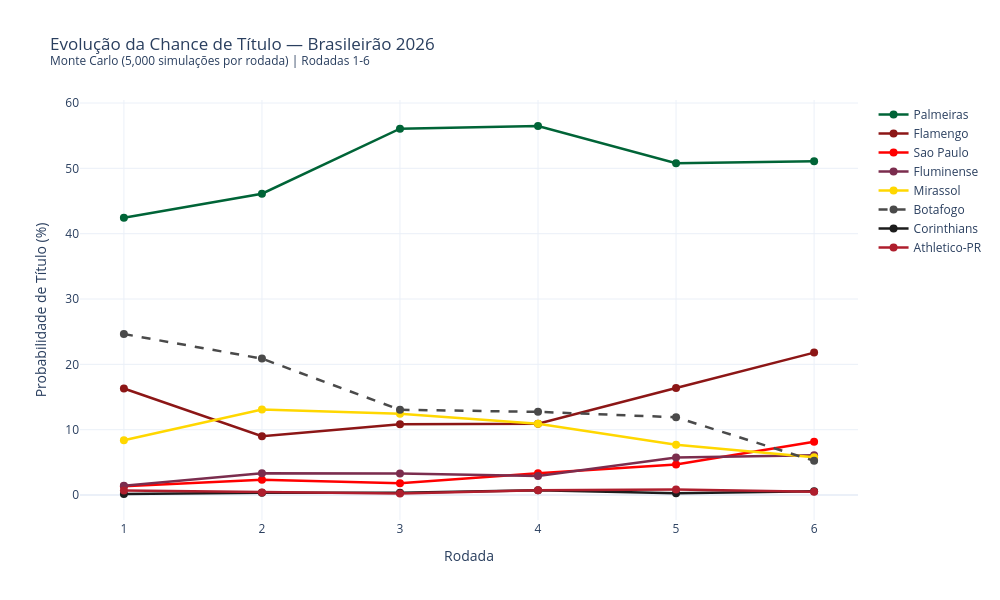

The code cell stored with this chart in its notebook:
### Code cell
# === GRÁFICO 1: EVOLUÇÃO DA CHANCE DE TÍTULO ===

# Top times com chance de título
top_titulo = sorted(times_2026, key=lambda t: evolucao[t]['titulo'][-1], reverse=True)[:8]
top_titulo = [t for t in top_titulo if evolucao[t]['titulo'][-1] > 0.5]

cores_times = {
    'Palmeiras': '#006437', 'Flamengo': '#8C1616', 'Sao Paulo': '#FF0000',
    'Corinthians': '#1C1C1C', 'Botafogo': '#4A4A4A', 'Fluminense': '#7B2D4E',
    'Atletico-MG': '#2E2E2E', 'Internacional': '#E30613', 'Gremio': '#0A6AB6',
    'Cruzeiro': '#003DA5', 'Santos': '#6B6B6B', 'Vasco': '#333333',
    'Bahia': '#004A99', 'Athletico-PR': '#AF1E2D', 'Mirassol': '#FFD700',
    'Coritiba': '#006631', 'Bragantino': '#B22222', 'Vitoria': '#FF4500',
    'Chapecoense': '#006633', 'Remo': '#003DA5',
}

# Padrões de linha para times com cores similares
dash_times = {
    'Corinthians': 'solid', 'Botafogo': 'dash', 'Santos': 'dot', 'Vasco': 'dashdot',
    'Atletico-MG': 'longdash',
}

fig_tit = go.Figure()
for time in top_titulo:
    fig_tit.add_trace(go.Scatter(
        x=rodadas_simuladas,
        y=evolucao[time]['titulo'],
        mode='lines+markers',
        name=time,
        line=dict(color=cores_times.get(time, '#888'), width=2.5,
                  dash=dash_times.get(time, 'solid')),
        marker=dict(size=8),
        hovertemplate=f'{time}<br>Rodada %{{x}}<br>Chance título: %{{y:.1f}}%<extra></extra>'
    ))

fig_tit.update_layout(
    title=f'Evolução da Chance de Título — Brasileirão 2026<br>'
          f'<sup>Monte Carlo ({N_SIMULACOES:,} simulações por rodada) | Rodadas 1-{rodada_max}</sup>',
    xaxis_title='Rodada',
    yaxis_title='Probabilidade de Título (%)',
    template='plotly_white',
    width=1000, height=600,
    xaxis=dict(dtick=1),
    hovermode='x unified',
    legend=dict(x=1.02, y=1)
)

fig_tit.show()
path = '../charts/evolucao_titulo.html'
fig_tit.write_html(path, include_plotlyjs='cdn')

# Adiciona descrição estatística
_desc = "Série temporal da probabilidade de título via simulação Monte Carlo, evidenciando a convergência ou divergência das chances ao longo das rodadas."
with open(path) as f:
    html = f.read()
html = html.replace('<div>', f'<p style="text-align:center;color:#666;font-size:13px;font-family:sans-serif;margin:8px 0 0 0;">{_desc}</p>\n<div>', 1)
with open(path, 'w') as f:
    f.write(html)

print('Gráfico exportado: charts/evolucao_titulo.html')

### Figure 1 — Plotly figure (JSON) as saved in the notebook; plotly's stock layout.template omitted (floating-point values rounded to 4 significant figures)
{"data": [{"hovertemplate": "Palmeiras<br>Rodada %{x}<br>Chance título: %{y:.1f}%<extra></extra>", "line": {"color": "#006437", "dash": "solid", "width": 2.5}, "marker": {"size": 8}, "mode": "lines+markers", "name": "Palmeiras", "type": "scatter", "x": [1, 2, 3, 4, 5, 6], "y": [42.44, 46.12, 56.06, 56.48, 50.78, 51.08]}, {"hovertemplate": "Flamengo<br>Rodada %{x}<br>Chance título: %{y:.1f}%<extra></extra>", "line": {"color": "#8C1616", "dash": "solid", "width": 2.5}, "marker": {"size": 8}, "mode": "lines+markers", "name": "Flamengo", "type": "scatter", "x": [1, 2, 3, 4, 5, 6], "y": [16.3, 9.0, 10.84, 10.9, 16.38, 21.8]}, {"hovertemplate": "Sao Paulo<br>Rodada %{x}<br>Chance título: %{y:.1f}%<extra></extra>", "line": {"color": "#FF0000", "dash": "solid", "width": 2.5}, "marker": {"size": 8}, "mode": "lines+markers", "name": "Sao Paulo", "type": "scatter", "x": [1, 2, 3, 4, 5, 6], "y": [1.34, 2.34, 1.82, 3.34, 4.66, 8.16]}, {"hovertemplate": "Fluminense<br>Rodada %{x}<br>Chance título: %{y:.1f}%<extra></extra>", "line": {"color": "#7B2D4E", "dash": "solid", "width": 2.5}, "marker": {"size": 8}, "mode": "lines+markers", "name": "Fluminense", "type": "scatter", "x": [1, 2, 3, 4, 5, 6], "y": [1.44, 3.32, 3.28, 2.92, 5.76, 6.1]}, {"hovertemplate": "Mirassol<br>Rodada %{x}<br>Chance título: %{y:.1f}%<extra></extra>", "line": {"color": "#FFD700", "dash": "solid", "width": 2.5}, "marker": {"size": 8}, "mode": "lines+markers", "name": "Mirassol", "type": "scatter", "x": [1, 2, 3, 4, 5, 6], "y": [8.38, 13.1, 12.44, 10.92, 7.7, 5.78]}, {"hovertemplate": "Botafogo<br>Rodada %{x}<br>Chance título: %{y:.1f}%<extra></extra>", "line": {"color": "#4A4A4A", "dash": "dash", "width": 2.5}, "marker": {"size": 8}, "mode": "lines+markers", "name": "Botafogo", "type": "scatter", "x": [1, 2, 3, 4, 5, 6], "y": [24.64, 20.88, 13.04, 12.74, 11.9, 5.24]}, {"hovertemplate": "Corinthians<br>Rodada %{x}<br>Chance título: %{y:.1f}%<extra></extra>", "line": {"color": "#1C1C1C", "dash": "solid", "width": 2.5}, "marker": {"size": 8}, "mode": "lines+markers", "name": "Corinthians", "type": "scatter", "x": [1, 2, 3, 4, 5, 6], "y": [0.16, 0.36, 0.34, 0.74, 0.28, 0.6]}, {"hovertemplate": "Athletico-PR<br>Rodada %{x}<br>Chance título: %{y:.1f}%<extra></extra>", "line": {"color": "#AF1E2D", "dash": "solid", "width": 2.5}, "marker": {"size": 8}, "mode": "lines+markers", "name": "Athletico-PR", "type": "scatter", "x": [1, 2, 3, 4, 5, 6], "y": [0.68, 0.4, 0.22, 0.74, 0.86, 0.52]}], "layout": {"height": 600, "hovermode": "x unified", "legend": {"x": 1.02, "y": 1}, "title": {"text": "Evolução da Chance de Título — Brasileirão 2026<br><sup>Monte Carlo (5,000 simulações por rodada) | Rodadas 1-6</sup>"}, "width": 1000, "xaxis": {"dtick": 1, "title": {"text": "Rodada"}}, "yaxis": {"title": {"text": "Probabilidade de Título (%)"}}}}
